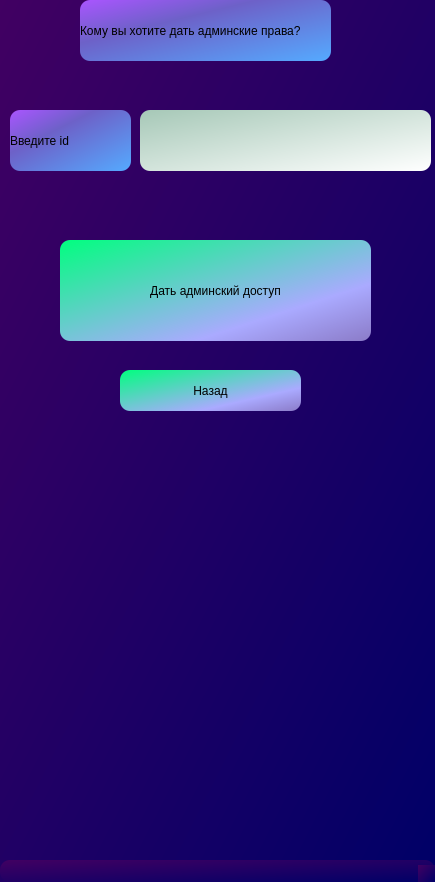
<?xml version="1.0" encoding="UTF-8"?>
<ui version="4.0">
 <class>MainWindow</class>
 <widget class="QMainWindow" name="MainWindow">
  <property name="geometry">
   <rect>
    <x>0</x>
    <y>0</y>
    <width>435</width>
    <height>882</height>
   </rect>
  </property>
  <property name="windowTitle">
   <string>MainWindow</string>
  </property>
  <property name="styleSheet">
   <string notr="true">background-color: qlineargradient(spread:pad, x1:0, y1:0, x2:1, y2:1, stop:0 rgba(65, 0, 98, 255), stop:1 rgba(0, 0, 103, 255));
border-radius: 10px;
</string>
  </property>
  <widget class="QWidget" name="centralwidget">
   <widget class="QLabel" name="label_4">
    <property name="geometry">
     <rect>
      <x>80</x>
      <y>0</y>
      <width>251</width>
      <height>61</height>
     </rect>
    </property>
    <property name="toolTip">
     <string>&lt;html&gt;&lt;head/&gt;&lt;body&gt;&lt;p align=&quot;center&quot;&gt;Редактирование ученика&lt;/p&gt;&lt;/body&gt;&lt;/html&gt;</string>
    </property>
    <property name="whatsThis">
     <string>&lt;html&gt;&lt;head/&gt;&lt;body&gt;&lt;p align=&quot;center&quot;&gt;Редактирование ученика&lt;/p&gt;&lt;/body&gt;&lt;/html&gt;</string>
    </property>
    <property name="styleSheet">
     <string notr="true">background-color: qlineargradient(spread:pad, x1:0, y1:0, x2:1, y2:1, stop:0 rgba(170, 85, 255, 255), stop:0.353234 rgba(109, 97, 200, 255), stop:1 rgba(85, 170, 255, 255));</string>
    </property>
    <property name="text">
     <string>Кому вы хотите дать админские права?</string>
    </property>
   </widget>
   <widget class="QLabel" name="label_7">
    <property name="geometry">
     <rect>
      <x>10</x>
      <y>110</y>
      <width>121</width>
      <height>61</height>
     </rect>
    </property>
    <property name="styleSheet">
     <string notr="true">background-color: qlineargradient(spread:pad, x1:0, y1:0, x2:1, y2:1, stop:0 rgba(170, 85, 255, 255), stop:0.353234 rgba(109, 97, 200, 255), stop:1 rgba(85, 170, 255, 255));</string>
    </property>
    <property name="text">
     <string>Введите id</string>
    </property>
   </widget>
   <widget class="QLineEdit" name="id">
    <property name="geometry">
     <rect>
      <x>140</x>
      <y>110</y>
      <width>291</width>
      <height>61</height>
     </rect>
    </property>
    <property name="styleSheet">
     <string notr="true">background-color: qlineargradient(spread:pad, x1:0, y1:0, x2:1, y2:1, stop:0 rgba(166, 200, 183, 255), stop:1 rgba(255, 255, 255, 255));</string>
    </property>
   </widget>
   <widget class="QPushButton" name="finish">
    <property name="geometry">
     <rect>
      <x>60</x>
      <y>240</y>
      <width>311</width>
      <height>101</height>
     </rect>
    </property>
    <property name="styleSheet">
     <string notr="true">background-color: qlineargradient(spread:pad, x1:0, y1:0, x2:1, y2:1, stop:0 rgba(0, 255, 127, 255), stop:0.716418 rgba(170, 170, 255, 255), stop:1 rgba(139, 123, 200, 255));</string>
    </property>
    <property name="text">
     <string>Дать админский доступ</string>
    </property>
   </widget>
   <widget class="QPushButton" name="back">
    <property name="geometry">
     <rect>
      <x>120</x>
      <y>370</y>
      <width>181</width>
      <height>41</height>
     </rect>
    </property>
    <property name="styleSheet">
     <string notr="true">background-color: qlineargradient(spread:pad, x1:0, y1:0, x2:1, y2:1, stop:0 rgba(0, 255, 127, 255), stop:0.716418 rgba(170, 170, 255, 255), stop:1 rgba(139, 123, 200, 255));</string>
    </property>
    <property name="text">
     <string>Назад</string>
    </property>
   </widget>
  </widget>
  <widget class="QMenuBar" name="menubar">
   <property name="geometry">
    <rect>
     <x>0</x>
     <y>0</y>
     <width>435</width>
     <height>26</height>
    </rect>
   </property>
  </widget>
  <widget class="QStatusBar" name="statusbar"/>
 </widget>
 <resources/>
 <connections/>
</ui>
